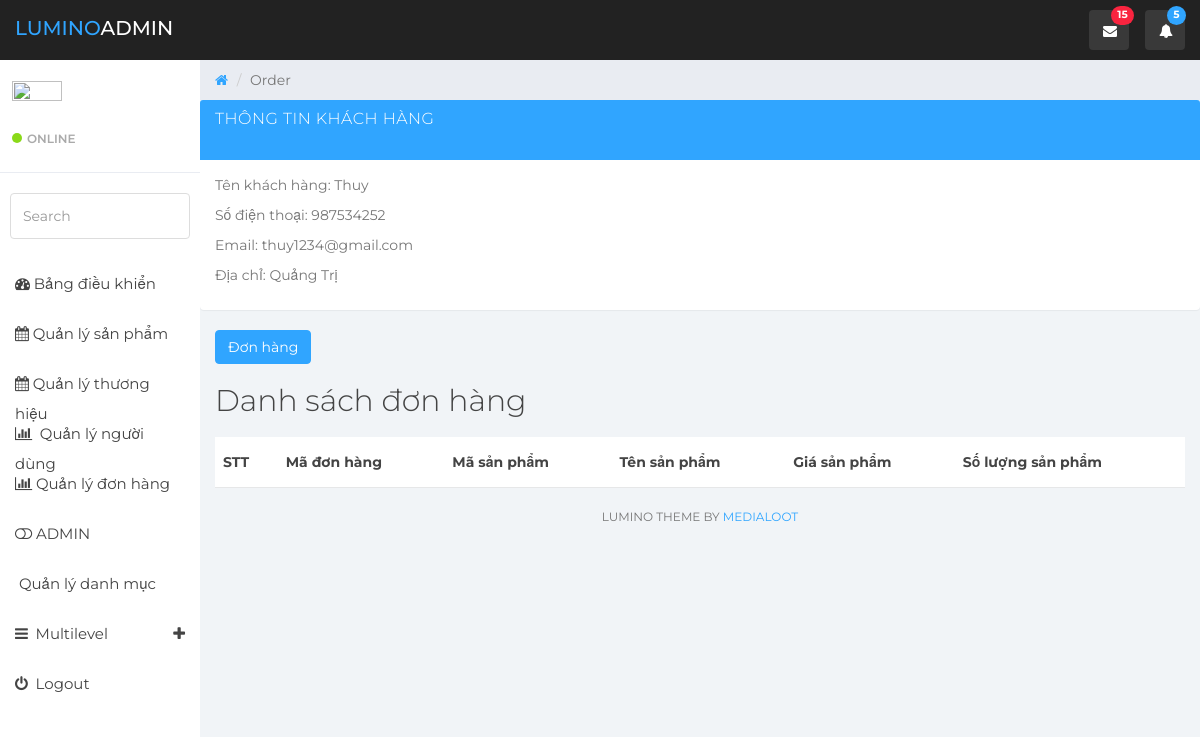
The page /server/admin/order.php?id=13 on the database its author committed.
### tables this page shows
CREATE TABLE `donhang` (
  `id` int(11) NOT NULL,
  `tenkhachhang` varchar(200) NOT NULL,
  `sodienthoai` int(11) NOT NULL,
  `email` varchar(200) NOT NULL,
  `diachi` text NOT NULL
);

### server/admin/order.php (the view, shortened to what this page needs)
<!DOCTYPE html>
<html>
<head>
  <link rel="stylesheet" href="https://maxcdn.bootstrapcdn.com/bootstrap/3.3.7/css/bootstrap.min.css" />
  <link rel="stylesheet" href="https://use.fontawesome.com/releases/v5.7.0/css/all.css">
  <link rel="stylesheet" href="https://cdnjs.cloudflare.com/ajax/libs/bootstrap-datepicker/1.6.4/css/bootstrap-datepicker.css" />
	<link href="../CSS/bootstrap.min.css" rel="stylesheet">
	<link href="../CSS/font-awesome.min.css" rel="stylesheet">
	<link href="../CSS/datepicker3.css" rel="stylesheet">
	<link href="../CSS/styles.css" rel="stylesheet">
</head>
<body>
	<nav class="navbar navbar-custom navbar-fixed-top" role="navigation">
		<div class="container-fluid">
			<div class="navbar-header">
				<a class="navbar-brand" href="#"><span>Lumino</span>Admin</a>
				<ul class="nav navbar-top-links navbar-right">
					<li class="dropdown"><a class="dropdown-toggle count-info" data-toggle="dropdown" href="#">
						<em class="fa fa-envelope"></em><span class="label label-danger">15</span>
					</a>
					</li>
					<li class="dropdown"><a class="dropdown-toggle count-info" data-toggle="dropdown" href="#">
						<em class="fa fa-bell"></em><span class="label label-info">5</span>
					</a>
					</li>
				</ul>
			</div>
		</div>
	</nav>
	<div id="sidebar-collapse" class="col-sm-3 col-lg-2 sidebar">
		<div class="profile-sidebar">
			<div class="profile-usertitle">
				<div class="profile-usertitle-name">
					<div class="content">
		<div class="profile_info">
			<img src="../Images/user.jpg" class="img-responsive" width="50px;" height="50px;">
		</div>
	</div>
				</div>
				<div class="profile-usertitle-status"><span class="indicator label-success"></span>Online</div>
			</div>
		</div>
		<form role="search">
			<div class="form-group">
				<input type="text" class="form-control" placeholder="Search">
			</div>
		</form>
		<ul class="nav menu">
			<li><a href="home.php"><em class="fa fa-dashboard">&nbsp;</em>Bảng điều khiển</a></li>
			<li><a href="widgets.php"><em class="fa fa-calendar">&nbsp;</em>Quản lý sản phẩm</a></li>
			<li><a href="ql_brand.php"><em class="fa fa-calendar">&nbsp;</em>Quản lý thương hiệu</a></li>
			<li><a href="charts.php"><em class="fa fa-bar-chart">&nbsp;</em> Quản lý người dùng</a></li>
			<li><a href="detail_order.php"><em class="fa fa-bar-chart">&nbsp;</em>Quản lý đơn hàng</a></li>
			<li><a href="elements.php"><em class="fa fa-toggle-off">&nbsp;</em>ADMIN</a></li>
			<li><a href="panels.php><em class="fa fa-clone">&nbsp;</em>Quản lý danh mục</a></li>
			<li class="parent "><a data-toggle="collapse" href="#sub-item-1">
				<em class="fa fa-navicon">&nbsp;</em> Multilevel <span data-toggle="collapse" href="#sub-item-1" class="icon pull-right"><em class="fa fa-plus"></em></span>
				</a>
			</li>
			<li><a href="login.html"><em class="fa fa-power-off">&nbsp;</em> Logout</a></li>
		</ul>
	</div>
		<div class="col-sm-9 col-sm-offset-3 col-lg-10 col-lg-offset-2 main">
		<div class="row">
			<ol class="breadcrumb">
				<li><a href="#">
					<em class="fa fa-home"></em>
				</a></li>
				<li class="active">Order</li>
			</ol>
		</div>
		<div class="row">
			<div class="panel panel-info">
				<div class="panel-heading">
					<h2 class="panel-title">THÔNG TIN KHÁCH HÀNG</h2>
				</div>
				<div class="panel-body text-left">
					<?php
					$id = $_GET['id'];
					$conn = mysqli_connect("localhost", "root", "", "appfood");
					$sql_order ="SELECT * FROM `donhang` WHERE `id` = ".$id."";
					$result_order = mysqli_query($conn, $sql_order);
					while($row_order = mysqli_fetch_assoc($result_order)){?>
						<p>Tên khách hàng: <?php echo $row_order['tenkhachhang'] ?></p>
						<p>Số điện thoại: <?php echo $row_order['sodienthoai'] ?></p>
						<p>Email: <?php echo $row_order['email'] ?></p>
						<p>Địa chỉ: <?php echo $row_order['diachi'] ?></p>
				<?php }?>
				</div>
			</div>
		</div>
		<a href="detail_order.php" class="btn btn-primary"> Đơn hàng</a>
		<div class="row">
			<div class="col-lg-12">
			<h2>Danh sách đơn hàng</h2>
			<table class="table">
				<thead class="thead-dark">
			<tr>
			<th>STT</th>
			<th>Mã đơn hàng</th>
			<th>Mã sản phẩm</th>
			<th>Tên sản phẩm</th>
			<th>Giá sản phẩm</th>
			<th>Số lượng sản phẩm</th>
		</tr>
		</thead>
				</table>
		</div>
			<div class="col-sm-12">
				<p class="back-link">Lumino Theme by <a href="https://www.medialoot.com">Medialoot</a></p>
			</div>
		</div>
        </div>
</body>
</html>

### server/CSS/styles.css (style rules this page uses)
body { background: #f1f4f7; padding-top: 60px; font-size: 14px; color: #444444; font-family: "Montserrat", "Helvetica Neue", Helvetica, Arial, sans-serif; }
p { color: #777; }
a, a:hover, a:focus { color: #30a5ff; }
h1, h2, h3, h4, h5, h6 { color: #444444; }
h2 { font-weight: 300; margin-bottom: 20px; }
input.form-control { border: 1px solid #ddd; box-shadow: none; height: 46px; }
.navbar-custom { background: #222; height: 60px; }
.navbar-header .navbar-brand { color: #fff; font-size: 20px; text-transform: uppercase; font-weight: 500; height: 60px; padding-top: 18px; }
.navbar-header .navbar-brand span { color: #30a5ff; }
.dropdown { background: rgba(255, 255, 255, 0.1); float: left; margin: 10px 8px; padding: 0px; border-radius: 4px; }
.dropdown a.dropdown-toggle { color: #fff; height: 40px; width: 40px; padding-top: 11px; padding-left: 9px; }
.dropdown .label { top: -4px; left: 22px; padding-top: 4px; padding-bottom: 4px; position: absolute; border-radius: 9999px; }
.navbar-top-links li:last-child { margin-right: 15px; }
.dropdown em { margin: 0 5px; }
.btn-primary, .btn-primary:hover, .btn-primary:focus, .btn-primary:active, .btn-primary.active, .open > .dropdown-toggle.btn-primary, .btn-primary.disabled, .btn-primary[disabled], fieldset[disabled] .btn-primary, .btn-primary.disabled:hover, .btn-primary[disabled]:hover, fieldset[disabled] .btn-primary:hover, .btn-primary.disabled:focus, .btn-primary[disabled]:focus, fieldset[disabled] .btn-primary:focus, .btn-primary.disabled:active, .btn-primary[disabled]:active, fieldset[disabled] .btn-primary:active, .btn-primary.disabled.active, .btn-primary[disabled].active, fieldset[disabled] .btn-primary.active { background-color: #30a5ff; border-color: #30a5ff; }
.label-success { background-color: #8ad919; }
.label-info { background-color: #30a5ff; }
.label-danger { background-color: #f9243f; }
.panel { border: 0; }
.panel-info > .panel-heading { background-color: #30a5ff; color: #fff; border: none; }
.panel-heading { font-size: 20px; font-weight: 300; letter-spacing: 0.025em; height: 60px; line-height: 38px; }
.navbar { border: 0; }
.sidebar { display: block; padding: 0; display: none; box-shadow: none; background: #fff; }
.sidebar ul { margin: 20px 0px; }
.sidebar form { padding: 10px 0 0 0; margin: 10px 10px 20px 10px; }
@media (min-width: 768px) { .sidebar { display: block; position: fixed; top: 60px; bottom: 0; left: 0; z-index: 1000; display: block; margin: 0; padding: 0; overflow-x: hidden; overflow-y: auto; } }
@media (min-width: 768px) { .navbar-header { width: 100%; } }
.sidebar ul.nav li a { height: 50px; font-size: 15px; line-height: 2em; color: #444444; }
.profile-sidebar { padding: 10px 0; border-bottom: 1px solid #e9ecf2; }
.indicator { width: 10px; height: 10px; display: inline-block; border-radius: 9999px; margin-right: 5px; }
.profile-usertitle { float: left; text-align: left; margin: 10px 0 0 12px; }
.profile-usertitle-name { font-size: 20px; margin-bottom: 0px; }
.profile-usertitle-status { text-transform: uppercase; color: #AAA; font-size: 12px; font-weight: 600; margin-bottom: 15px; }
.breadcrumb { border-radius: 0; padding: 10px 15px 10px 15px; background: #e9ecf2; margin: 0; }
.table { background: #fff; }
.table > thead > tr > th { border-bottom: 1px solid #e6e7e8; vertical-align: middle; height: 50px; }
p.back-link { text-align: center; margin-bottom: 20px; font-size: 12px; text-transform: uppercase; }

### rows shown on the page
donhang: tenkhachhang "Thuy", sodienthoai "987534252", email "thuy1234@gmail.com", diachi "Quảng Trị"
